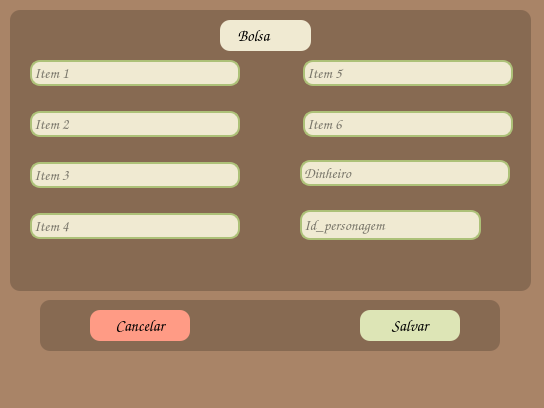
<?xml version="1.0" encoding="UTF-8"?>
<ui version="4.0">
 <class>Form</class>
 <widget class="QWidget" name="Form">
  <property name="geometry">
   <rect>
    <x>0</x>
    <y>0</y>
    <width>544</width>
    <height>408</height>
   </rect>
  </property>
  <property name="windowTitle">
   <string>Form</string>
  </property>
  <property name="styleSheet">
   <string notr="true">background-color: rgb(169, 132, 103);</string>
  </property>
  <widget class="QFrame" name="frame_4">
   <property name="geometry">
    <rect>
     <x>40</x>
     <y>300</y>
     <width>460</width>
     <height>51</height>
    </rect>
   </property>
   <property name="styleSheet">
    <string notr="true">QFrame{
	background-color: rgba(0,0,0,0.2);
	border-radius: 10px;
}</string>
   </property>
   <property name="frameShape">
    <enum>QFrame::StyledPanel</enum>
   </property>
   <property name="frameShadow">
    <enum>QFrame::Raised</enum>
   </property>
   <widget class="QPushButton" name="cancelar">
    <property name="geometry">
     <rect>
      <x>50</x>
      <y>10</y>
      <width>100</width>
      <height>31</height>
     </rect>
    </property>
    <property name="font">
     <font>
      <family>Comic Sans MS</family>
      <pointsize>12</pointsize>
      <weight>50</weight>
      <bold>false</bold>
     </font>
    </property>
    <property name="styleSheet">
     <string notr="true">QPushButton{
	background-color: rgb(255, 155, 133);
	
	border-radius:10px
}
QPushButton:hover{
	background-color: rgb(238, 96, 85);
	color:rgb(0, 0, 0);
}
</string>
    </property>
    <property name="text">
     <string>Cancelar</string>
    </property>
   </widget>
   <widget class="QPushButton" name="Salvar">
    <property name="geometry">
     <rect>
      <x>320</x>
      <y>10</y>
      <width>100</width>
      <height>31</height>
     </rect>
    </property>
    <property name="font">
     <font>
      <family>Comic Sans MS</family>
      <pointsize>12</pointsize>
      <weight>50</weight>
      <bold>false</bold>
     </font>
    </property>
    <property name="styleSheet">
     <string notr="true">QPushButton{
	background-color: rgb(221, 229, 182);
	
	border-radius:10px
}
QPushButton:hover{
	background-color: rgb(173, 193, 120);
	color:rgb(0, 0, 0);
}</string>
    </property>
    <property name="text">
     <string>Salvar</string>
    </property>
   </widget>
  </widget>
  <widget class="QFrame" name="frame">
   <property name="geometry">
    <rect>
     <x>10</x>
     <y>10</y>
     <width>521</width>
     <height>281</height>
    </rect>
   </property>
   <property name="styleSheet">
    <string notr="true">QFrame{
	background-color: rgba(0,0,0,0.2);
	border-radius: 10px;
}</string>
   </property>
   <property name="frameShape">
    <enum>QFrame::StyledPanel</enum>
   </property>
   <property name="frameShadow">
    <enum>QFrame::Raised</enum>
   </property>
   <widget class="QLabel" name="label_2">
    <property name="geometry">
     <rect>
      <x>210</x>
      <y>10</y>
      <width>91</width>
      <height>31</height>
     </rect>
    </property>
    <property name="font">
     <font>
      <family>Comic Sans MS</family>
      <pointsize>12</pointsize>
     </font>
    </property>
    <property name="styleSheet">
     <string notr="true">QFrame{
	background-color: rgb(240, 234, 210);
	border-radius: 10px;
}</string>
    </property>
    <property name="text">
     <string>     Bolsa</string>
    </property>
   </widget>
   <widget class="QLineEdit" name="Item3">
    <property name="geometry">
     <rect>
      <x>20</x>
      <y>152</y>
      <width>210</width>
      <height>26</height>
     </rect>
    </property>
    <property name="font">
     <font>
      <family>Comic Sans MS</family>
      <pointsize>11</pointsize>
      <underline>false</underline>
      <kerning>true</kerning>
     </font>
    </property>
    <property name="whatsThis">
     <string>&lt;html&gt;&lt;head/&gt;&lt;body&gt;&lt;p align=&quot;center&quot;&gt;Clase&lt;/p&gt;&lt;/body&gt;&lt;/html&gt;</string>
    </property>
    <property name="styleSheet">
     <string notr="true">QLineEdit{
	background-color: rgba(240, 234, 210);
	border-radius: 10px;
	border: 2px solid rgb(173, 193, 120);
	
}</string>
    </property>
    <property name="inputMask">
     <string/>
    </property>
    <property name="text">
     <string comment="Nome"/>
    </property>
    <property name="maxLength">
     <number>50</number>
    </property>
    <property name="frame">
     <bool>true</bool>
    </property>
    <property name="readOnly">
     <bool>false</bool>
    </property>
    <property name="placeholderText">
     <string>Item 3</string>
    </property>
    <property name="clearButtonEnabled">
     <bool>false</bool>
    </property>
   </widget>
   <widget class="QLineEdit" name="Item4">
    <property name="geometry">
     <rect>
      <x>20</x>
      <y>203</y>
      <width>210</width>
      <height>26</height>
     </rect>
    </property>
    <property name="font">
     <font>
      <family>Comic Sans MS</family>
      <pointsize>11</pointsize>
      <underline>false</underline>
      <kerning>true</kerning>
     </font>
    </property>
    <property name="whatsThis">
     <string>&lt;html&gt;&lt;head/&gt;&lt;body&gt;&lt;p align=&quot;center&quot;&gt;Clase&lt;/p&gt;&lt;/body&gt;&lt;/html&gt;</string>
    </property>
    <property name="styleSheet">
     <string notr="true">QLineEdit{
	background-color: rgba(240, 234, 210);
	border-radius: 10px;
	border: 2px solid rgb(173, 193, 120);
	
}</string>
    </property>
    <property name="inputMask">
     <string/>
    </property>
    <property name="text">
     <string comment="Nome"/>
    </property>
    <property name="maxLength">
     <number>50</number>
    </property>
    <property name="frame">
     <bool>true</bool>
    </property>
    <property name="readOnly">
     <bool>false</bool>
    </property>
    <property name="placeholderText">
     <string>Item 4</string>
    </property>
    <property name="clearButtonEnabled">
     <bool>false</bool>
    </property>
   </widget>
   <widget class="QLineEdit" name="Item2">
    <property name="geometry">
     <rect>
      <x>20</x>
      <y>101</y>
      <width>210</width>
      <height>26</height>
     </rect>
    </property>
    <property name="font">
     <font>
      <family>Comic Sans MS</family>
      <pointsize>11</pointsize>
      <underline>false</underline>
      <kerning>true</kerning>
     </font>
    </property>
    <property name="whatsThis">
     <string>&lt;html&gt;&lt;head/&gt;&lt;body&gt;&lt;p align=&quot;center&quot;&gt;Clase&lt;/p&gt;&lt;/body&gt;&lt;/html&gt;</string>
    </property>
    <property name="styleSheet">
     <string notr="true">QLineEdit{
	background-color: rgba(240, 234, 210);
	border-radius: 10px;
	border: 2px solid rgb(173, 193, 120);
	
}</string>
    </property>
    <property name="inputMask">
     <string/>
    </property>
    <property name="text">
     <string comment="Nome"/>
    </property>
    <property name="maxLength">
     <number>50</number>
    </property>
    <property name="frame">
     <bool>true</bool>
    </property>
    <property name="readOnly">
     <bool>false</bool>
    </property>
    <property name="placeholderText">
     <string>Item 2</string>
    </property>
    <property name="clearButtonEnabled">
     <bool>false</bool>
    </property>
   </widget>
   <widget class="QLineEdit" name="Item1">
    <property name="geometry">
     <rect>
      <x>20</x>
      <y>50</y>
      <width>210</width>
      <height>26</height>
     </rect>
    </property>
    <property name="font">
     <font>
      <family>Comic Sans MS</family>
      <pointsize>11</pointsize>
      <underline>false</underline>
      <kerning>true</kerning>
     </font>
    </property>
    <property name="whatsThis">
     <string>&lt;html&gt;&lt;head/&gt;&lt;body&gt;&lt;p align=&quot;center&quot;&gt;Clase&lt;/p&gt;&lt;/body&gt;&lt;/html&gt;</string>
    </property>
    <property name="styleSheet">
     <string notr="true">QLineEdit{
	background-color: rgba(240, 234, 210);
	border-radius: 10px;
	border: 2px solid rgb(173, 193, 120);
	
}</string>
    </property>
    <property name="inputMask">
     <string/>
    </property>
    <property name="text">
     <string comment="Nome"/>
    </property>
    <property name="maxLength">
     <number>50</number>
    </property>
    <property name="frame">
     <bool>true</bool>
    </property>
    <property name="readOnly">
     <bool>false</bool>
    </property>
    <property name="placeholderText">
     <string>Item 1</string>
    </property>
    <property name="clearButtonEnabled">
     <bool>false</bool>
    </property>
   </widget>
   <widget class="QLineEdit" name="Item5">
    <property name="geometry">
     <rect>
      <x>293</x>
      <y>50</y>
      <width>210</width>
      <height>26</height>
     </rect>
    </property>
    <property name="font">
     <font>
      <family>Comic Sans MS</family>
      <pointsize>11</pointsize>
      <underline>false</underline>
      <kerning>true</kerning>
     </font>
    </property>
    <property name="whatsThis">
     <string>&lt;html&gt;&lt;head/&gt;&lt;body&gt;&lt;p align=&quot;center&quot;&gt;Clase&lt;/p&gt;&lt;/body&gt;&lt;/html&gt;</string>
    </property>
    <property name="styleSheet">
     <string notr="true">QLineEdit{
	background-color: rgba(240, 234, 210);
	border-radius: 10px;
	border: 2px solid rgb(173, 193, 120);
	
}</string>
    </property>
    <property name="inputMask">
     <string/>
    </property>
    <property name="text">
     <string comment="Nome"/>
    </property>
    <property name="maxLength">
     <number>50</number>
    </property>
    <property name="frame">
     <bool>true</bool>
    </property>
    <property name="readOnly">
     <bool>false</bool>
    </property>
    <property name="placeholderText">
     <string>Item 5</string>
    </property>
    <property name="clearButtonEnabled">
     <bool>false</bool>
    </property>
   </widget>
   <widget class="QLineEdit" name="Item6">
    <property name="geometry">
     <rect>
      <x>293</x>
      <y>101</y>
      <width>210</width>
      <height>26</height>
     </rect>
    </property>
    <property name="font">
     <font>
      <family>Comic Sans MS</family>
      <pointsize>11</pointsize>
      <underline>false</underline>
      <kerning>true</kerning>
     </font>
    </property>
    <property name="whatsThis">
     <string>&lt;html&gt;&lt;head/&gt;&lt;body&gt;&lt;p align=&quot;center&quot;&gt;Clase&lt;/p&gt;&lt;/body&gt;&lt;/html&gt;</string>
    </property>
    <property name="styleSheet">
     <string notr="true">QLineEdit{
	background-color: rgba(240, 234, 210);
	border-radius: 10px;
	border: 2px solid rgb(173, 193, 120);
	
}</string>
    </property>
    <property name="inputMask">
     <string/>
    </property>
    <property name="text">
     <string comment="Nome"/>
    </property>
    <property name="maxLength">
     <number>50</number>
    </property>
    <property name="frame">
     <bool>true</bool>
    </property>
    <property name="readOnly">
     <bool>false</bool>
    </property>
    <property name="placeholderText">
     <string>Item 6</string>
    </property>
    <property name="clearButtonEnabled">
     <bool>false</bool>
    </property>
   </widget>
   <widget class="QLineEdit" name="Dinheiro">
    <property name="geometry">
     <rect>
      <x>290</x>
      <y>150</y>
      <width>210</width>
      <height>26</height>
     </rect>
    </property>
    <property name="font">
     <font>
      <family>Comic Sans MS</family>
      <pointsize>11</pointsize>
      <underline>false</underline>
      <kerning>true</kerning>
     </font>
    </property>
    <property name="whatsThis">
     <string>&lt;html&gt;&lt;head/&gt;&lt;body&gt;&lt;p align=&quot;center&quot;&gt;Clase&lt;/p&gt;&lt;/body&gt;&lt;/html&gt;</string>
    </property>
    <property name="styleSheet">
     <string notr="true">QLineEdit{
	background-color: rgba(240, 234, 210);
	border-radius: 10px;
	border: 2px solid rgb(173, 193, 120);
	
}</string>
    </property>
    <property name="inputMask">
     <string/>
    </property>
    <property name="text">
     <string comment="Nome"/>
    </property>
    <property name="maxLength">
     <number>7</number>
    </property>
    <property name="frame">
     <bool>true</bool>
    </property>
    <property name="readOnly">
     <bool>false</bool>
    </property>
    <property name="placeholderText">
     <string>Dinheiro</string>
    </property>
    <property name="clearButtonEnabled">
     <bool>false</bool>
    </property>
   </widget>
   <widget class="QLineEdit" name="Id_personagem">
    <property name="geometry">
     <rect>
      <x>290</x>
      <y>200</y>
      <width>181</width>
      <height>30</height>
     </rect>
    </property>
    <property name="font">
     <font>
      <family>Comic Sans MS</family>
      <pointsize>11</pointsize>
      <underline>false</underline>
      <kerning>true</kerning>
     </font>
    </property>
    <property name="whatsThis">
     <string>&lt;html&gt;&lt;head/&gt;&lt;body&gt;&lt;p align=&quot;center&quot;&gt;Clase&lt;/p&gt;&lt;/body&gt;&lt;/html&gt;</string>
    </property>
    <property name="styleSheet">
     <string notr="true">QLineEdit{
	background-color: rgba(240, 234, 210);
	border-radius: 10px;
	border: 2px solid rgb(173, 193, 120);
	
}</string>
    </property>
    <property name="inputMask">
     <string/>
    </property>
    <property name="text">
     <string comment="Nome"/>
    </property>
    <property name="maxLength">
     <number>50</number>
    </property>
    <property name="frame">
     <bool>true</bool>
    </property>
    <property name="readOnly">
     <bool>false</bool>
    </property>
    <property name="placeholderText">
     <string>Id_personagem</string>
    </property>
    <property name="clearButtonEnabled">
     <bool>false</bool>
    </property>
   </widget>
  </widget>
  <widget class="QLabel" name="label">
   <property name="geometry">
    <rect>
     <x>200</x>
     <y>370</y>
     <width>191</width>
     <height>16</height>
    </rect>
   </property>
   <property name="font">
    <font>
     <family>Comic Sans MS</family>
     <pointsize>12</pointsize>
    </font>
   </property>
   <property name="text">
    <string/>
   </property>
  </widget>
 </widget>
 <resources/>
 <connections/>
</ui>
